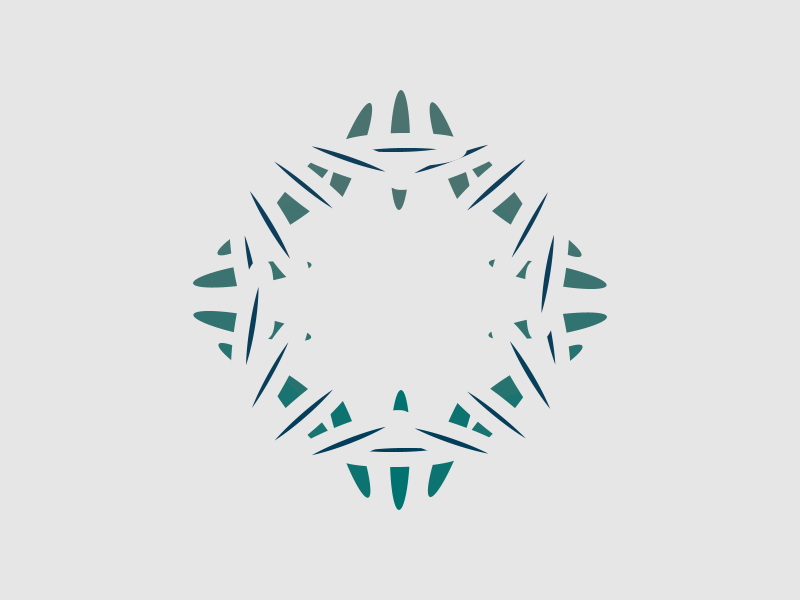
Frame 1 (no input)
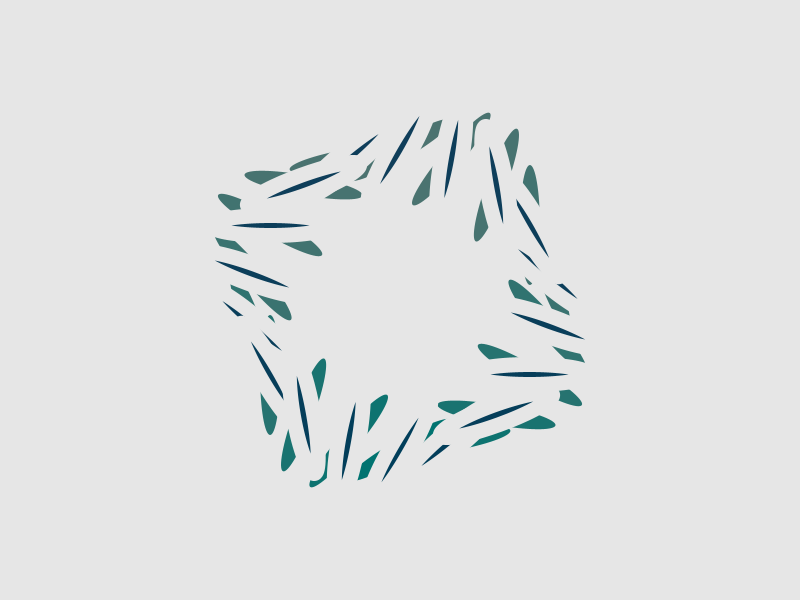
Frame 60 (the mouse pressed at the canvas centre just before this capture)
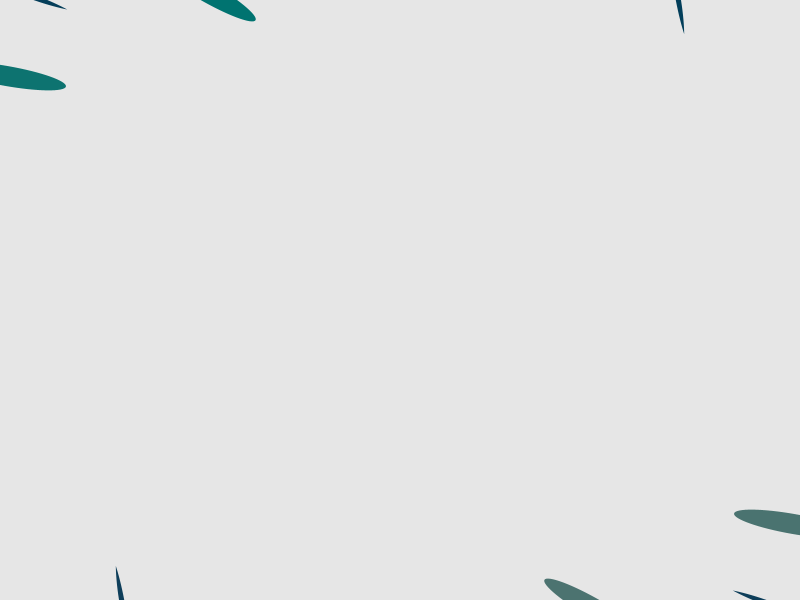
Frame 120 (the mouse held since frame 60 and released just before this capture)

The Processing sketch that drew these frames (run headless with seeded random() and noise(); from frame 60 on, the mouse is pressed at the canvas centre):

// Processing sketch: Maria_ignacia_Calderon___Codigo
// ── Maria_ignacia_Calderon___Codigo.pde
// referente: Michael pinn - Sea Shell
// openprocessing.org

int value = 0;
int a = 210;
int i = 255; 
float M = 0;
float P = 0;

void setup() {
  size(800, 600);
  strokeWeight(15);
  rectMode(CENTER);
}

void draw() {

  background(230); // blanco palido

  translate(width/2, height/2);

  M= map(mouseX, mouseY, width, P, 2);  // movimiento con mouse
  for (int i = 0; i < 360; i+=20) {
    float x = sin(radians(i))*150;
    float y = cos(radians(i))*150;
    pushMatrix();
    translate(x, y);
    rotate(radians(+i+frameCount+90));
    noStroke();
    fill(sin(radians(i/2))*76, 115, 112); //verde 
    ellipse (mouseX, mouseY, 120, 20);    
    popMatrix();
  }

  for (int i = 0; i < 360; i+=20) {
    float x = sin(radians(i))*150;
    float y = cos(radians(i))*150;
    pushMatrix();
    translate(x, y);
    rotate(radians(+i-frameCount));
    stroke(230);
    fill(sin(radians(i/2))*15, 62, 90); //azul 
    ellipse(mouseX, mouseY, 120, 20);    
    popMatrix();
  }
}

class Rotator {
  PVector vert;
  float phase = 0.0;
  int size = 0;   
  Rotator(float x_, float y_, float phase_, int size_) {
    vert = new PVector(x_, y_);
    phase = phase_;
    size = size_;
  }    
  void update(float t) {
    pushMatrix();

    M= map(mouseX, mouseY, width, P, 2);
    translate(vert.x, vert.y);
    rotate(t + phase);    
    line(0, +size/2, 0, size/2);
    ellipse(M, M, width/100, width/100);
    ellipse(M, M, width/100, width/100);
    popMatrix();
  }
}
